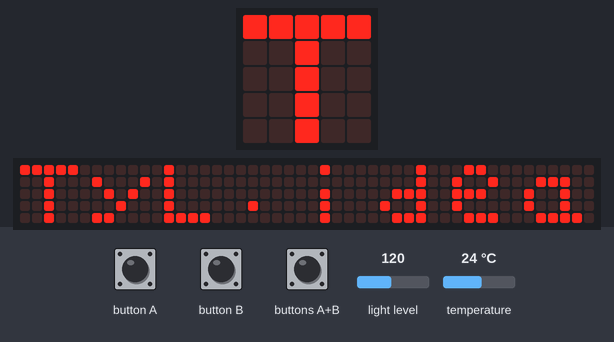
Bench run of a program on a simulated BBC micro:bit (MakeCode). On the bench: the board's 5×5 LED display, a strip that is not on the board, showing the scrolling text unrolled. The inputs (shaded band) are chosen by the test bench; at power-on: light level 120, temperature 24 °C. The 48×5 strip is a reading aid, not a part: it shows the text the display is scrolling, unrolled, one strip-width of it at a time.

Above: at 1.2 s.
1.3 s: light level set to 5
9.6 s: buttons A+B pressed for 0.15 s
10.3 s: temperature set to 33 °C
At 11.68 s:
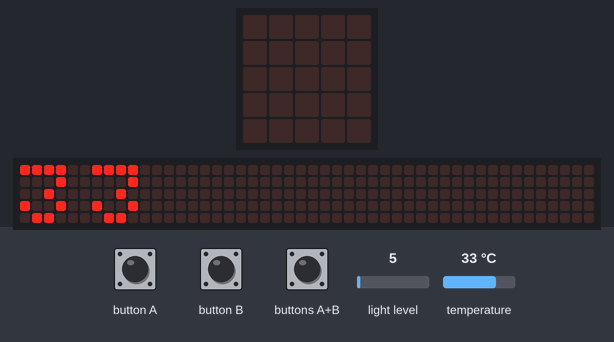
At 12.13 s:
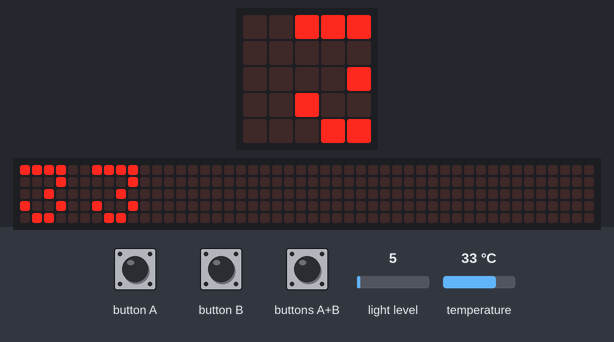
13.4 s: light level set to 128
At 14.78 s:
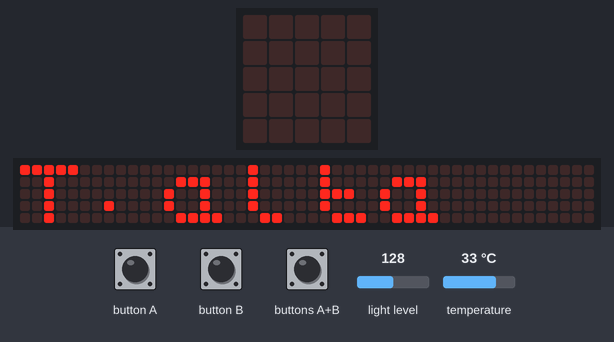
16.6 s: temperature set to 7 °C
24.9 s: button A pressed for 0.15 s
At 32.2 s:
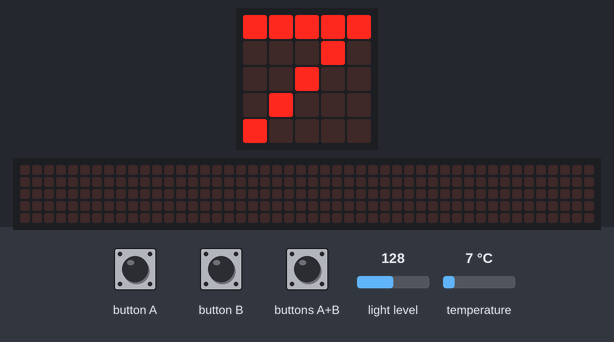

Measured:
- after the input at 13.4 s, the display: first differs from a run without the input after 1.3 s (image 3)
- after the input at 24.9 s, the display: first differs from a run without the input after 6.8 s (image 4)
- what the display in image 4 shows lasts 0.8 s, from 31.7 s to 32.5 s

The program:

main.ts
```typescript
input.onButtonPressed(Button.A, function () {
    basic.showLeds(`
        . . . . .
        . . . . .
        . . . . .
        . . . . .
        . . . . .
        `)
    basic.showNumber(input.temperature())
    basic.pause(1000)
})
input.onButtonPressed(Button.AB, function () {
    basic.showLeds(`
        . . . . .
        . . . . .
        . . . . .
        . . . . .
        . . . . .
        `)
    basic.showNumber(input.temperature())
    basic.pause(1000)
    basic.showNumber(input.lightLevel())
})
input.onButtonPressed(Button.B, function () {
    basic.showLeds(`
        . . . . .
        . . . . .
        . . . . .
        . . . . .
        . . . . .
        `)
    basic.showNumber(input.lightLevel())
    basic.pause(1000)
})
basic.forever(function () {
    basic.showLeds(`
        . . . . .
        . . . . .
        . . . . .
        . . . . .
        . . . . .
        `)
    if (input.temperature() < 8) {
        if (input.lightLevel() <= 100) {
            basic.showString("TyL.bajas")
        } else if (input.lightLevel() >= 200) {
            basic.showString("T.baja,L.alta")
        } else {
            basic.showString("T.baja")
        }
    } else if (input.temperature() > 30) {
        if (input.lightLevel() <= 100) {
            basic.showString("T.alta,L.baja")
        } else if (input.lightLevel() >= 200) {
            basic.showString("TyL.altas")
        } else {
            basic.showString("T.alta")
        }
    } else {
        if (input.lightLevel() <= 100) {
            basic.showString("L.baja")
        } else if (input.lightLevel() >= 200) {
            basic.showString("L.alta")
        } else {
            basic.showString("TyL.ideales")
        }
    }
})
```

test.ts
```typescript
// aquí va el archivo "tests"; esto no se compilará cuando este paquete se utilice como una extensión.
```
